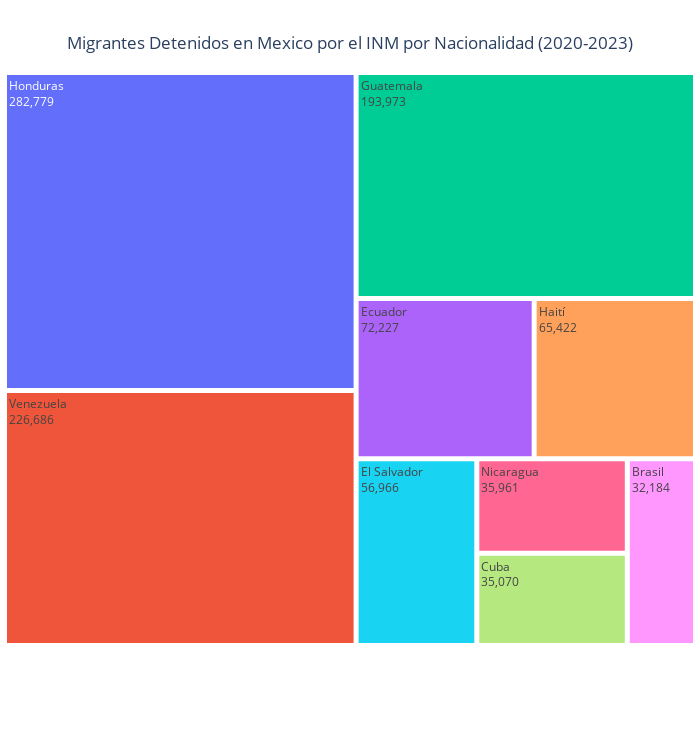

The cell this chart's notebook holds for it:
### Code cell
import plotly.graph_objects as go

# Filtramos el DataFrame para eliminar las filas que contienen '()' en la columna 'Pais'
filtered_df = nac_total[~nac_total['Pais'].str.contains(r'\(.*\)', regex=True)]

# Seleccionamos las top 9 filas según la columna 'Total2020_2024'
top9_df = filtered_df.nlargest(9, 'Total2020_2023')

# Calculamos la suma de las demás filas para el grupo "Otros"
otros_total = filtered_df[~filtered_df['Pais'].isin(top9_df['Pais'])]['Total2020_2023'].sum()

# Añadimos la fila 'Otros' al DataFrame
otros_df = pd.DataFrame({'Pais': ['Otros'], 'Total2020_2024': [otros_total]})
final_df = pd.concat([top9_df, otros_df], ignore_index=True)

# Creamos el Treemap con ajustes estéticos
fig = go.Figure(go.Treemap(
    labels=final_df['Pais'],
    parents=[''] * len(final_df),
    values=final_df['Total2020_2023'],
    textinfo="label+value",
    marker=dict(
        line=dict(width=2, color='white')  # Agrega un contorno blanco
    )
))


# Ajustamos el layout para hacerlo más cuadrado, agregamos un título y una leyenda
fig.update_layout(
    width=700,
    height=750,  # Aumentamos la altura para dar espacio a la leyenda
    title={
        'text': "Migrantes Detenidos en Mexico por el INM por Nacionalidad (2020-2023)",
        'y':0.95,
        'x':0.5,
        'xanchor': 'center',
        'yanchor': 'top',

    },
    margin=dict(l=0, r=0, t=50, b=100),  # Dejamos espacio en el margen inferior para la leyenda
    annotations=[
        dict(
            text="",
            showarrow=False,
            xref="paper", yref="paper",
            x=0.3, y=-0.02,
            xanchor='center', yanchor='top',
            font=dict(size=12)
        )
    ]
)

# Mostramos el Treemap
fig.show()

### Figure 1 — Plotly figure (JSON) as saved in the notebook; plotly's stock layout.template omitted (floating-point values rounded to 4 significant figures)
{"data": [{"labels": ["Honduras", "Venezuela", "Guatemala", "Ecuador", "Haití", "El Salvador", "Nicaragua", "Cuba", "Brasil", "Otros"], "marker": {"line": {"color": "white", "width": 2}}, "parents": ["", "", "", "", "", "", "", "", "", ""], "textinfo": "label+value", "type": "treemap", "values": [282779, 226686, 193973, 72227, 65422, 56966, 35961, 35070, 32184, null]}], "layout": {"annotations": [{"font": {"size": 12}, "showarrow": false, "text": "", "x": 0.3, "xanchor": "center", "xref": "paper", "y": -0.02, "yanchor": "top", "yref": "paper"}], "height": 750, "margin": {"b": 100, "l": 0, "r": 0, "t": 50}, "title": {"text": "Migrantes Detenidos en Mexico por el INM por Nacionalidad (2020-2023)", "x": 0.5, "xanchor": "center", "y": 0.95, "yanchor": "top"}, "width": 700}}
